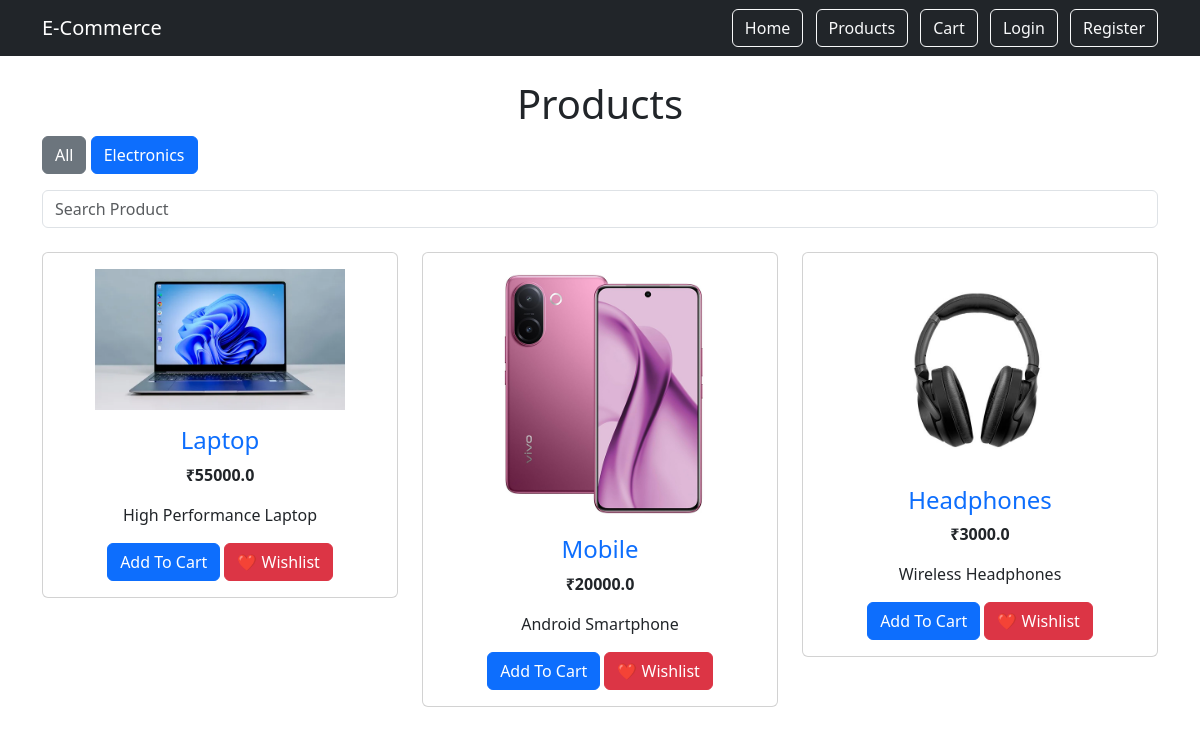
Page /products on the committed database.
### app.py (models this page shows)
class Product(db.Model):
    id = db.Column(db.Integer, primary_key=True)
    name = db.Column(db.String(100))
    price = db.Column(db.Float)
    description = db.Column(db.String(300))
    image = db.Column(db.String(100))
    category = db.Column(db.String(50))

### app.py (the view)
@app.route("/products")
def products():
    search = request.args.get("search")
    category = request.args.get("category")
    products = Product.query
    if search:
        products = products.filter(
            Product.name.contains(search)
        )
    if category:
        products = products.filter_by(
            category=category
        )
    products = products.all()
    return render_template(
        "products.html",
        products=products
    )

### templates/products.html (shortened to what this page needs)
<!DOCTYPE html>
<html>
<head>
    <link href="https://cdn.jsdelivr.net/npm/bootstrap@5.3.3/dist/css/bootstrap.min.css" rel="stylesheet">
</head>
<body>
<nav class="navbar navbar-expand-lg navbar-dark bg-dark">
    <div class="container">
        <a class="navbar-brand" href="/">E-Commerce</a>
        <div>
            <a class="btn btn-outline-light me-2" href="/">
                Home
            </a>
            <a class="btn btn-outline-light me-2" href="/products">
                Products
            </a>
            <a class="btn btn-outline-light me-2" href="/cart">
                Cart
            </a>
            <a class="btn btn-outline-light me-2" href="/login">
                Login
            </a>
            <a class="btn btn-outline-light" href="/register">
                Register
            </a>
        </div>
    </div>
</nav>
<div class="container mt-4">
    <h1 class="text-center">Products</h1>
    <div class="mb-3">
    <a href="/products" class="btn btn-secondary">All</a>
    <a href="/products?category=Electronics" class="btn btn-primary">
        Electronics
    </a>
</div>
    <form method="GET" action="/products" class="mb-4">
        <input
            type="text"
            name="search"
            class="form-control"
            placeholder="Search Product">
    </form>
    <div class="row">
        {% for product in products %}
        <div class="col-md-4">
            <div class="card mb-4">
                <div class="card-body text-center">
                    <img src="{{ url_for('static', filename='images/' + product.image) }}"
                         width="250"
                         class="mb-3">
                    <h4>
                        <a href="/product/{{ product.id }}"
                           style="text-decoration:none;">
                            {{ product.name }}
                        </a>
                    </h4>
                    <p><strong>₹{{ product.price }}</strong></p>
                    <p>{{ product.description }}</p>
                    <a href="/add_to_cart/{{ product.id }}"
                       class="btn btn-primary">
                        Add To Cart
                    </a>
                    <a href="/add_to_wishlist/{{ product.id }}"
                        class="btn btn-danger">
                         ❤️ Wishlist
                    </a>
                </div>
            </div>
        </div>
        {% endfor %}
    </div>
</div>
</body>
</html>

### rows in the picture
Product: image (picture), name "Laptop", price "55000.0", description "High Performance Laptop"
Product: image (picture), name "Mobile", price "20000.0", description "Android Smartphone"
Product: image (picture), name "Headphones", price "3000.0", description "Wireless Headphones"
